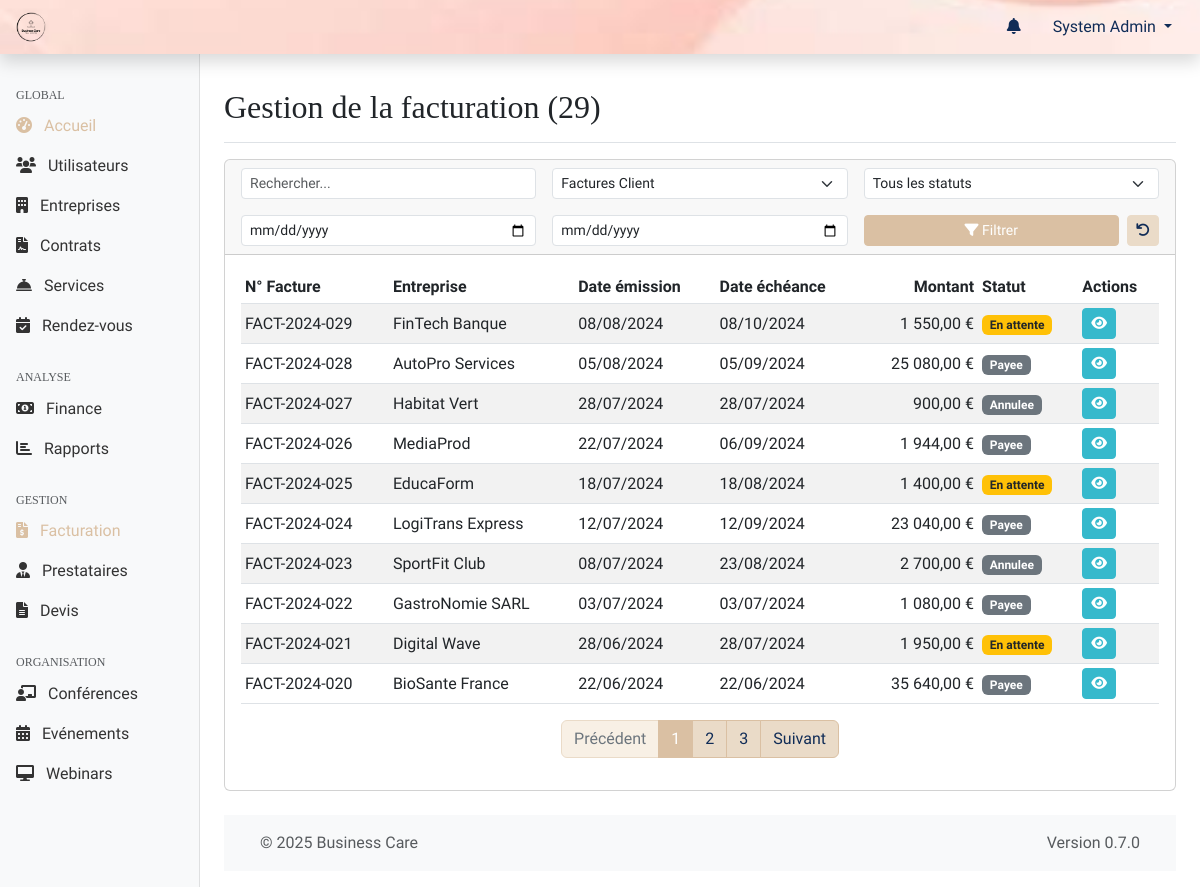
Page /web-admin/modules/billing/index.php (signed in) on the earlier database version.
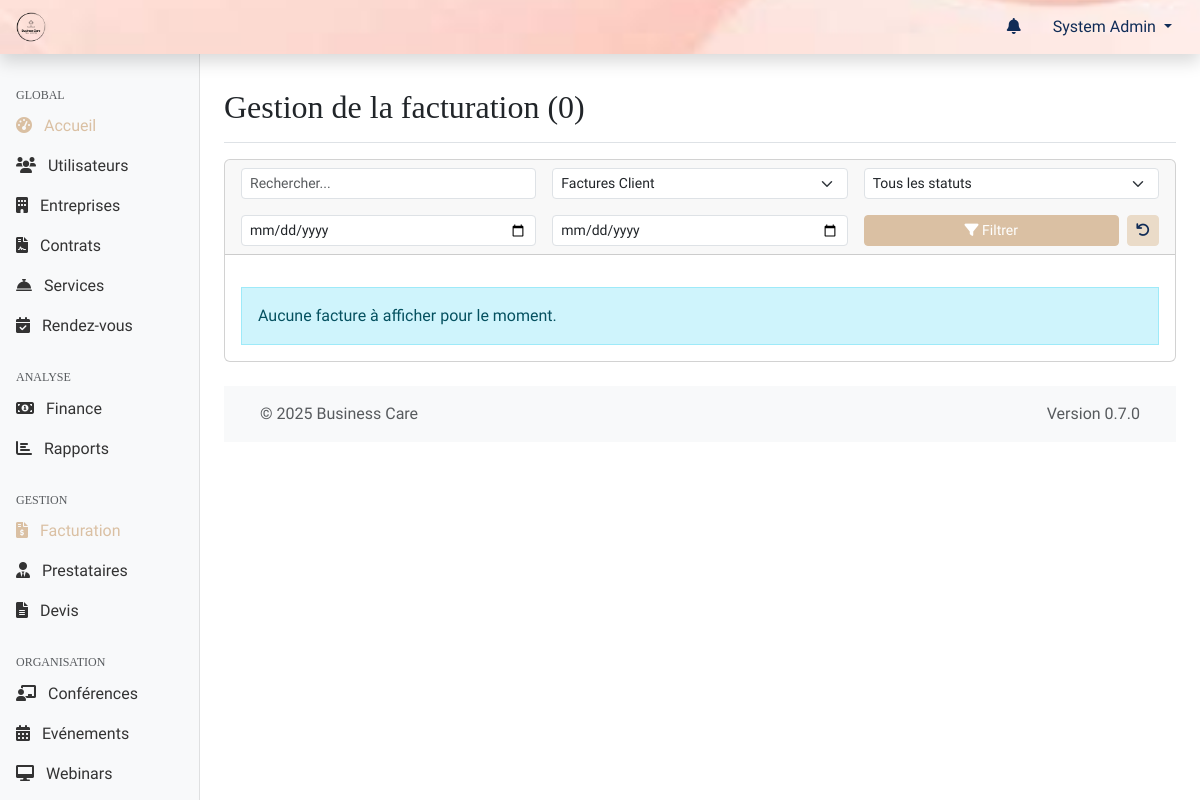
Same page on the later database version.
### tables this page shows
CREATE TABLE factures (
    id INT PRIMARY KEY AUTO_INCREMENT,
    entreprise_id INT NOT NULL,
    devis_id INT,
    numero_facture VARCHAR(50) UNIQUE,
    date_emission DATE NOT NULL,
    date_echeance DATE,
    montant_total DECIMAL(10,2) NOT NULL,
    montant_ht DECIMAL(10,2),
    tva DECIMAL(5,2),
    statut ENUM('en_attente', 'payee', 'annulee', 'retard', 'impayee') DEFAULT 'en_attente',
    mode_paiement ENUM('virement', 'carte', 'prelevement'),
    date_paiement DATETIME NULL,
    created_at TIMESTAMP DEFAULT CURRENT_TIMESTAMP,
    updated_at TIMESTAMP DEFAULT CURRENT_TIMESTAMP ON UPDATE CURRENT_TIMESTAMP,
    FOREIGN KEY (entreprise_id) REFERENCES entreprises(id),
    FOREIGN KEY (devis_id) REFERENCES devis(id),
    INDEX idx_numero (numero_facture),
    INDEX idx_dates (date_emission, date_echeance),
    INDEX idx_statut (statut)
);

CREATE TABLE entreprises (
    id INT PRIMARY KEY AUTO_INCREMENT,
    nom VARCHAR(255) NOT NULL,
    siret VARCHAR(14) UNIQUE,
    adresse TEXT,
    code_postal VARCHAR(10),
    ville VARCHAR(100),
    telephone VARCHAR(20),
    email VARCHAR(255),
    site_web VARCHAR(255),
    logo_url VARCHAR(255),
    taille_entreprise ENUM('1-10', '11-50', '51-200', '201-500', '500+') NULL DEFAULT NULL,
    secteur_activite VARCHAR(100),
    date_creation DATE,
    created_at TIMESTAMP DEFAULT CURRENT_TIMESTAMP,
    updated_at TIMESTAMP DEFAULT CURRENT_TIMESTAMP ON UPDATE CURRENT_TIMESTAMP,
    INDEX idx_siret (siret),
    INDEX idx_ville (ville)
);

### shared/web-admin/db.php (called while the page is built, shortened)
<?php
function getDbConnection()
{
    static $pdo = null;
    if ($pdo === null) {
        $dsn = "mysql:host=" . DB_HOST . ";dbname=" . DB_NAME . ";charset=" . DB_CHARSET;
        $options = [
            PDO::ATTR_ERRMODE => PDO::ERRMODE_EXCEPTION,
            PDO::ATTR_DEFAULT_FETCH_MODE => PDO::FETCH_ASSOC,
            PDO::ATTR_EMULATE_PREPARES => false,
        ];
        try {
            $pdo = new PDO($dsn, DB_USER, DB_PASS, $options);
        } catch (PDOException $e) {
            die("[FAILURE] Connexion à la base de données impossible. Veuillez réessayer plus tard. ERREUR: " . $e->getMessage());
        }
    }
    return $pdo;
}
function executeQuery($sql, $params = [])
{
    try {
        $pdo = getDbConnection();
        $stmt = $pdo->prepare($sql);
        $stmt->execute($params);
        return $stmt;
    } catch (PDOException $e) {
        die("[FAILURE] Impossible d'exécuter la requête: " . $e->getMessage());
    }
}

### web-admin/modules/billing/index.php (the view, shortened to what the changed rows need)
<?php
require_once '../../includes/page_functions/modules/billing.php';
$queryData = getQueryData();
$page = (int)($queryData['page'] ?? 1);
$search = $queryData['search'] ?? '';
$status = $queryData['status'] ?? '';
$type = $queryData['type'] ?? 'client';
$date_from = $queryData['date_from'] ?? '';
$date_to = $queryData['date_to'] ?? '';
$result = null;
if ($type === 'provider') {
    $result = billingGetProviderInvoicesList($page, DEFAULT_ITEMS_PER_PAGE, $search, $status, 0, $date_from, $date_to);
} else {
    $type = 'client';
    $result = billingGetClientInvoicesList($page, DEFAULT_ITEMS_PER_PAGE, $search, $status, $date_from, $date_to);
}
$invoices = $result['items'];
$totalPages = $result['totalPages'];
$totalItems = $result['totalItems'];
$currentPage = $result['currentPage'];
$itemsPerPage = $result['perPage'];
$pageTitle = "Gestion de la facturation";
include '../../templates/header.php';
?>
<div class="container-fluid">
    <div class="row">
        <main class="col-md-9 ms-sm-auto col-lg-10 px-md-4">
            <div class="d-flex justify-content-between flex-wrap flex-md-nowrap align-items-center pt-3 pb-2 mb-3 border-bottom">
                <h1 class="h2"><?php echo htmlspecialchars($pageTitle) . " (" . $totalItems . ")"; ?></h1>
            </div>
            <div class="card mb-4">
                <div class="card-body">
                    <?php if (!empty($invoices)): ?>
                    <div class="table-responsive">
                        <table class="table table-striped table-hover table-sm align-middle">
                            <thead>
                                <?php if ($type === 'client'): ?>
                                <tr>
                                    <th>N° Facture</th>
                                    <th>Entreprise</th>
                                    <th>Date émission</th>
                                    <th>Date échéance</th>
                                    <th class="text-end">Montant</th>
                                    <th>Statut</th>
                                    <th>Actions</th>
                                </tr>
                                <?php endif; ?>
                            </thead>
                            <tbody>
                                <?php foreach ($invoices as $invoice): ?>
                                    <?php if ($type === 'client'): ?>
                                    <tr>
                                        <td><?php echo htmlspecialchars($invoice['numero_facture']); ?></td>
                                        <td><?php echo htmlspecialchars($invoice['nom_entreprise'] ?? 'N/A'); ?></td>
                                        <td><?php echo formatDate($invoice['date_emission'], 'd/m/Y'); ?></td>
                                        <td><?php echo formatDate($invoice['date_echeance'], 'd/m/Y'); ?></td>
                                        <td class="text-end"><?php echo formatMoney($invoice['montant_total']); ?></td>
                                        <td><?php echo billingGetInvoiceStatusBadge($invoice['statut'], 'client'); ?></td>
                                        <td class="table-actions">
                                            <a href="<?php echo WEBADMIN_URL; ?>/modules/billing/view.php?id=<?php echo $invoice['id']; ?>&type=client" class="btn btn-sm btn-info" data-bs-toggle="tooltip" title="Voir">
                                                <i class="fas fa-eye"></i>
                                            </a>
                                        </td>
                                    </tr>
                                    <?php endif; ?>
                                <?php endforeach; ?>
                            </tbody>
                        </table>
                    </div>
                    <?php
                    $paginationInfo = [
                        'currentPage' => $currentPage,
                        'totalPages' => $totalPages,
                        'totalItems' => $totalItems,
                        'itemsPerPage' => $itemsPerPage
                    ];
                    $urlParams = array_filter([
                        'type' => $type,
                        'search' => $search,
                        'status' => $status,
                        'date_from' => $date_from,
                        'date_to' => $date_to
                        ]);
                    $urlPattern = WEBADMIN_URL . '/modules/billing/index.php?' . http_build_query($urlParams) . (empty($urlParams) ? '' : '&') . 'page={page}';
                    ?>
                    <div class="d-flex justify-content-center">
                        <?php echo renderPagination($paginationInfo, $urlPattern); ?>
                    </div>
                    <?php else: ?>
                        <?php
                        $isFiltering = !empty($search) || !empty($status) || !empty($date_from) || !empty($date_to);
                        $message = $isFiltering
                            ? "Aucune facture trouvée correspondant à vos critères."
                            : "Aucune facture à afficher pour le moment.";
                        ?>
                        <div class="alert alert-info mt-3" role="alert">
                            <?php echo $message; ?>
                        </div>
                    <?php endif; ?>
                </div>
            </div>
            <?php include '../../templates/footer.php'; ?>
        </main>
    </div>
</div>

### web-admin/includes/page_functions/modules/billing.php (shortened to what the changed rows need)
<?php
function billingGetClientInvoicesList($page = 1, $perPage = DEFAULT_ITEMS_PER_PAGE, $search = '', $status = '', $date_from = '', $date_to = '') {
    $params = [];
    $conditions = [];
    $whereSql = !empty($conditions) ? "WHERE " . implode(' AND ', $conditions) : '';
    $pdo = getDbConnection();
    $countSql = "SELECT COUNT(f.id)
                 FROM " . TABLE_INVOICES . " f
                 LEFT JOIN " . TABLE_COMPANIES . " e ON f.entreprise_id = e.id
                 {$whereSql}";
    $countStmt = $pdo->prepare($countSql);
    $countStmt->execute($params);
    $totalItems = $countStmt->fetchColumn();
    $totalPages = ceil($totalItems / $perPage);
    $page = max(1, min($page, $totalPages > 0 ? $totalPages : 1));
    $offset = ($page - 1) * $perPage;
    $sql = "SELECT f.*, e.nom as nom_entreprise
            FROM " . TABLE_INVOICES . " f
            LEFT JOIN " . TABLE_COMPANIES . " e ON f.entreprise_id = e.id
            {$whereSql}
            ORDER BY f.date_emission DESC, f.id DESC LIMIT ?, ?";
    $paramsWithPagination = array_merge($params, [$offset, $perPage]);
    $items = executeQuery($sql, $paramsWithPagination)->fetchAll();
    return [
        'items' => $items,
        'currentPage' => $page,
        'totalPages' => $totalPages,
        'totalItems' => $totalItems,
        'perPage' => $perPage
    ];
}
function billingGetInvoiceStatusBadge($status, $type = 'client')
{
    $badgeClass = 'bg-secondary';
    $statusText = ucfirst(str_replace('_', ' ', $status));
    if ($type === 'client') {
        switch ($status) {
            case INVOICE_STATUS_PENDING:
                $badgeClass = 'bg-warning text-dark';
                $statusText = 'En attente';
                break;
        }
    }
    return '<span class="badge ' . $badgeClass . '">' . htmlspecialchars($statusText) . '</span>';
}
?>

### shared/web-admin/functions.php (shortened to what the changed rows need)
<?php
require_once 'db.php';
function formatDate($date, $format = DEFAULT_DATE_FORMAT)
{
    $timestamp = strtotime($date);
    return date($format, $timestamp);
}
function formatMoney($amount, $currency = DEFAULT_CURRENCY)
{
    return number_format($amount, 2, ',', ' ') . ' ' . $currency;
}
function sanitizeInput($input)
{
    return $input;
}
function getQueryData()
{
    return sanitizeInput($_GET);
}
function renderPagination($pagination, $urlPattern)
{
    $html = '<nav aria-label="Page navigation"><ul class="pagination">';
    $prevDisabled = $pagination['currentPage'] <= 1 ? ' disabled' : '';
    $prevUrl = str_replace('{page}', $pagination['currentPage'] - 1, $urlPattern);
    $html .= '<li class="page-item' . $prevDisabled . '"><a class="page-link" href="' . $prevUrl . '">Précédent</a></li>';
    $startPage = max(1, $pagination['currentPage'] - 2);
    $endPage = min($pagination['totalPages'], $pagination['currentPage'] + 2);
    for ($i = $startPage; $i <= $endPage; $i++) {
        $active = $i == $pagination['currentPage'] ? ' active' : '';
        $url = str_replace('{page}', $i, $urlPattern);
        $html .= '<li class="page-item' . $active . '"><a class="page-link" href="' . $url . '">' . $i . '</a></li>';
    }
    $nextDisabled = $pagination['currentPage'] >= $pagination['totalPages'] ? ' disabled' : '';
    $nextUrl = str_replace('{page}', $pagination['currentPage'] + 1, $urlPattern);
    $html .= '<li class="page-item' . $nextDisabled . '"><a class="page-link" href="' . $nextUrl . '">Suivant</a></li>';
    $html .= '</ul></nav>';
    return $html;
}

Differences in the rows shown:
removed factures: numero_facture "FACT-2024-029", entreprise.nom "FinTech Banque", date_emission "08/08/2024", date_echeance "08/10/2024", montant_total "1 550,00 €", statut "En attente"
removed factures: numero_facture "FACT-2024-028", entreprise.nom "AutoPro Services", date_emission "05/08/2024", date_echeance "05/09/2024", montant_total "25 080,00 €", statut "Payee"
removed factures: numero_facture "FACT-2024-027", entreprise.nom "Habitat Vert", date_emission "28/07/2024", date_echeance "28/07/2024", montant_total "900,00 €", statut "Annulee"
removed factures: numero_facture "FACT-2024-026", entreprise.nom "MediaProd", date_emission "22/07/2024", date_echeance "06/09/2024", montant_total "1 944,00 €", statut "Payee"
removed factures: numero_facture "FACT-2024-025", entreprise.nom "EducaForm", date_emission "18/07/2024", date_echeance "18/08/2024", montant_total "1 400,00 €", statut "En attente"
removed factures: numero_facture "FACT-2024-024", entreprise.nom "LogiTrans Express", date_emission "12/07/2024", date_echeance "12/09/2024", montant_total "23 040,00 €", statut "Payee"
removed factures: numero_facture "FACT-2024-023", entreprise.nom "SportFit Club", date_emission "08/07/2024", date_echeance "23/08/2024", montant_total "2 700,00 €", statut "Annulee"
removed factures: numero_facture "FACT-2024-022", entreprise.nom "GastroNomie SARL", date_emission "03/07/2024", date_echeance "03/07/2024", montant_total "1 080,00 €", statut "Payee"
removed factures: numero_facture "FACT-2024-021", entreprise.nom "Digital Wave", date_emission "28/06/2024", date_echeance "28/07/2024", montant_total "1 950,00 €", statut "En attente"
removed factures: numero_facture "FACT-2024-020", entreprise.nom "BioSante France", date_emission "22/06/2024", date_echeance "22/06/2024", montant_total "35 640,00 €", statut "Payee"
Other differences:
$totalItems: "29" → "0"
$message: (not shown) → "Aucune facture à afficher pour le moment."
text no longer shown: "N° Facture Entreprise Date émission Date échéance Montant Statut Actions Précédent Suivant"
list line gone: "1"
list line gone: "2"
list line gone: "3"
